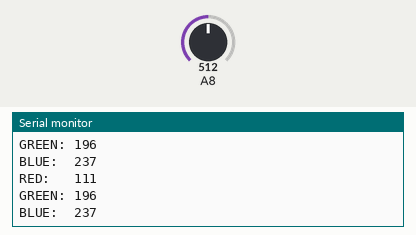
Simulated run of this sketch. Board: Arduino Mega 2560, built with avr-gcc and run on an emulated ATmega2560. On the bench: the last lines printed to the serial monitor. Inputs (shaded band) come from the test bench; at power-on: A8 = 512.

Above: at 1.2 s.
1.3 s: A8 set to 716
At 1.3 s:
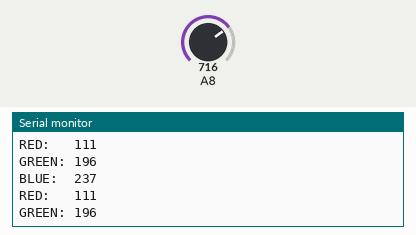
2.8 s: A8 set to 900
At 2.84 s:
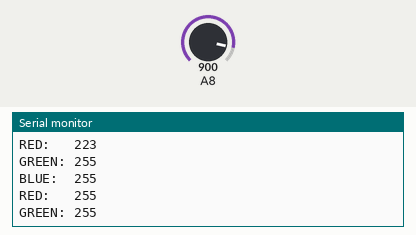
Timing chart, 0 to 5.8 s (numbered marks = the images above; inputs shaded):
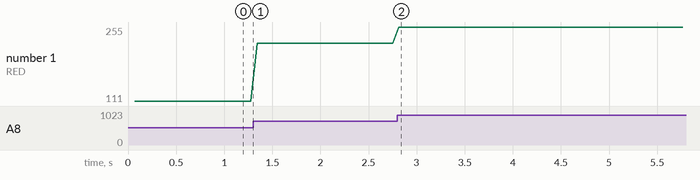

Measured:
- after the input at 2.8 s, the serial monitor: prints a new line at once (image 2)
- plotted number 1: 111 → 223 after the input at 1.3 s

The sketch:

color_detect.ino
```cpp
int rgbbias[] = {100, 15, 0}; //sets the bias for the illuminated RGB LED: higher number = less intense (max 255)

int rgbds[] = {255, 255, 255};
int maxwhite[] = {773, 624, 542};
int minblack[] = {309, 134, 104};
int sensorValue = 0;
long previousMillis = 0;

int speed = 5;

void setup() {
  // put your setup code here, to run once:
Serial.begin(9600);
}

void loop() {
unsigned long currentMillis = millis();

  if(currentMillis - previousMillis > 66) {
    // save the last time you blinked the LED
    previousMillis = currentMillis;
for(int i = 0; i < 3; i++){
sensorValue = analogRead(A8);
rgbds[i] = constrain(sensorValue, minblack[i], maxwhite[i]);
rgbds[i] = map(rgbds[i], minblack[i], maxwhite[i], 0, 255);
printresults(i);
//if(i==0){
//  Serial.println(rgbds[i]);
//}
rgbds[i] = (255 + rgbbias[i]) - rgbds[i];
rgbds[i] = constrain(rgbds[i], 0, 255);

}

}
}
void printresults(int i){
if(i == 0) Serial.print("RED:   ");
if(i == 1) Serial.print("GREEN: ");
if(i == 2) Serial.print("BLUE:  ");
Serial.println(rgbds[i]);
}
```
